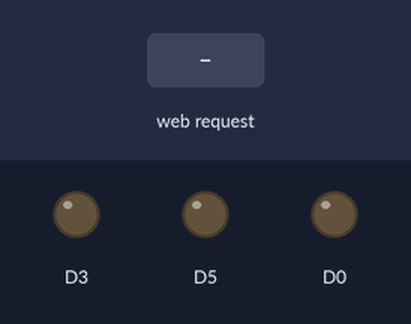
A sketch run on a simulated ESP8266 (NodeMCU). On the bench: output pins drawn as LEDs (lit = HIGH). The inputs (shaded band) are chosen by the test bench. WiFi joins after 1.5 s; servers stay silent unless stated; what the sketch prints to the serial monitor is not drawn.

Above: at 2.7 s.
2.8 s: HTTP request GET /u2/read_data received
At 3.6 s:
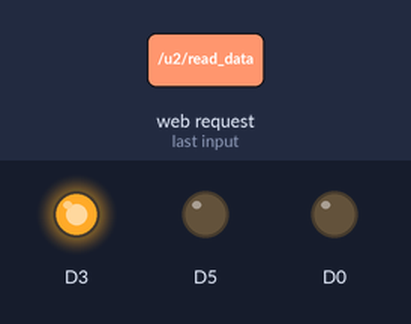
4.3 s: HTTP request GET /u4/read_data received
At 4.8 s:
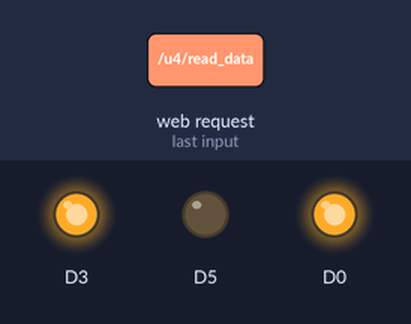
5.8 s: HTTP request GET /u3/read_data received
At 7.0 s:
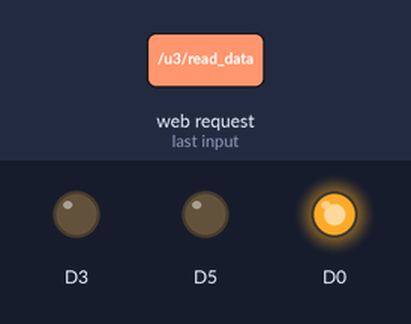
7.3 s: HTTP request GET /u5/read_data received
At 8.3 s:
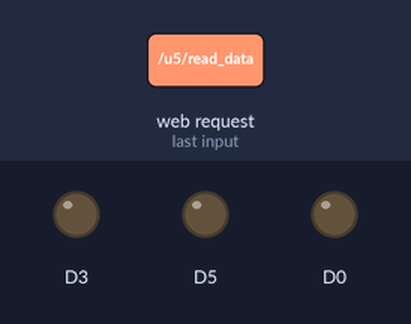
Timing chart, 0 to 9.8 s (numbered marks = the images above; inputs shaded):
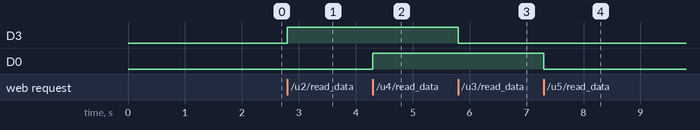

Measured:
- after the input at 2.8 s, D3: LOW → HIGH at once
- after the input at 4.3 s, D0: LOW → HIGH at once
- after the input at 5.8 s, D3: HIGH → LOW at once
- after the input at 7.3 s, D0: HIGH → LOW at once

The sketch:

wifi.ino
```cpp
#include <WiFiClient.h>
#include <ESP8266WiFi.h>
#include <ESP8266WebServer.h>

// credentials
const char *ssid = "H-105";
const char *password = "admin_1234";

// create the web server
ESP8266WebServer server(80);

void root() {
  // 200: status code
  // text/plain: content type -> type of content
  // "welcome..": contents
  server.send(200, "text/plain", "Welcome to NodeMCU web server");
}

void update_data() {
    String user_id = "";
    String sugar = "";

}

void read_data_for_u1() {
  digitalWrite(D5, LOW);
  server.send(200, "text/plain", "Turned off RED LED");
}

void read_data_for_u2() {
  digitalWrite(D3, HIGH);
  server.send(200, "text/plain", "Turned on GREEN LED");
}

void read_data_for_u3() {
  digitalWrite(D3, LOW);
  server.send(200, "text/plain", "Turned off GREEN LED");
}


void read_data_for_u4() {
  digitalWrite(D0, HIGH);
  server.send(200, "text/plain", "Turned on yellow LED");
}

void read_data_for_u5() {
  digitalWrite(D0, LOW);
  server.send(200, "text/plain", "Turned off yellow LED");
}

void get_current_temperature() {
  float temperature = analogRead(A0);
  String result = "Current Temperature = " + String(temperature);
  server.send(200, "text/plain", result);
}


void setup() {
  Serial.begin(115200);
  Serial.flush();

  // change the pinmodes
  pinMode(D0, OUTPUT);
  pinMode(D3, OUTPUT);
  pinMode(D5, OUTPUT);
  pinMode(A0, INPUT);

  // connect to WiFi
  WiFi.mode(WIFI_STA);
  WiFi.begin(ssid, password);

  // wait for valid IP
  while (WiFi.status() != WL_CONNECTED) {
    delay(500);
    Serial.print(".");
  }

  // you are connected
  Serial.println("connected..");
  Serial.print("IP Address");
  Serial.println(WiFi.localIP());

  // setup the routes
  // server.on("/", root);
  server.on("/", HTTP_GET, root);
  server.on("/update_data", HTTP_POST, update_data);
  server.on("/u1/read_data", HTTP_GET, read_data_for_u1);
  server.on("/u2/read_data", HTTP_GET, read_data_for_u2);
  server.on("/u3/read_data", HTTP_GET, read_data_for_u3);
  server.on("/u4/read_data", HTTP_GET, read_data_for_u4);
  server.on("/u5/read_data", HTTP_GET, read_data_for_u5);

  // start the server
  server.begin();
}

void loop() {
  // continuously handle the client incoming requests
  server.handleClient();
}
```
